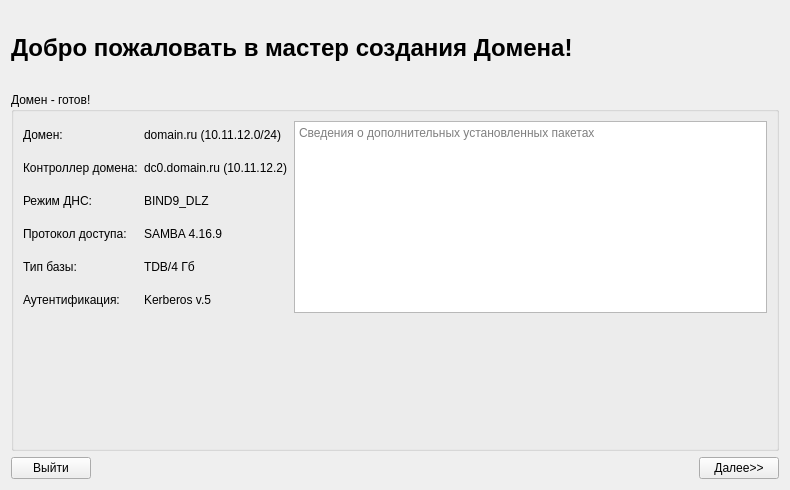
<?xml version="1.0" encoding="UTF-8"?>
<ui version="4.0">
 <class>Form</class>
 <widget class="QWidget" name="Form">
  <property name="geometry">
   <rect>
    <x>0</x>
    <y>0</y>
    <width>790</width>
    <height>490</height>
   </rect>
  </property>
  <property name="windowTitle">
   <string>Form</string>
  </property>
  <layout class="QGridLayout" name="gridLayout_2">
   <item row="0" column="0" colspan="2">
    <widget class="QLabel" name="label_15">
     <property name="sizePolicy">
      <sizepolicy hsizetype="Fixed" vsizetype="Fixed">
       <horstretch>0</horstretch>
       <verstretch>0</verstretch>
      </sizepolicy>
     </property>
     <property name="font">
      <font>
       <pointsize>18</pointsize>
       <weight>75</weight>
       <bold>true</bold>
      </font>
     </property>
     <property name="text">
      <string>Добро пожаловать в мастер создания Домена! </string>
     </property>
     <property name="margin">
      <number>3</number>
     </property>
    </widget>
   </item>
   <item row="0" column="2">
    <widget class="QLabel" name="label_14">
     <property name="sizePolicy">
      <sizepolicy hsizetype="Fixed" vsizetype="Fixed">
       <horstretch>0</horstretch>
       <verstretch>0</verstretch>
      </sizepolicy>
     </property>
     <property name="minimumSize">
      <size>
       <width>75</width>
       <height>75</height>
      </size>
     </property>
     <property name="maximumSize">
      <size>
       <width>50</width>
       <height>50</height>
      </size>
     </property>
     <property name="frameShape">
      <enum>QFrame::NoFrame</enum>
     </property>
     <property name="text">
      <string/>
     </property>
     <property name="pixmap">
      <pixmap>../../../../../Загрузки/Alt_linux_team_logo.png</pixmap>
     </property>
     <property name="scaledContents">
      <bool>true</bool>
     </property>
    </widget>
   </item>
   <item row="1" column="0" colspan="3">
    <widget class="QGroupBox" name="groupBox">
     <property name="sizePolicy">
      <sizepolicy hsizetype="Expanding" vsizetype="Expanding">
       <horstretch>0</horstretch>
       <verstretch>0</verstretch>
      </sizepolicy>
     </property>
     <property name="font">
      <font>
       <weight>50</weight>
       <bold>false</bold>
      </font>
     </property>
     <property name="title">
      <string>Домен - готов!</string>
     </property>
     <layout class="QGridLayout" name="gridLayout">
      <item row="0" column="0">
       <widget class="QLabel" name="label_4">
        <property name="text">
         <string>Домен:</string>
        </property>
       </widget>
      </item>
      <item row="0" column="1">
       <widget class="QLabel" name="label_8">
        <property name="text">
         <string>domain.ru (10.11.12.0/24)</string>
        </property>
       </widget>
      </item>
      <item row="0" column="2" rowspan="6">
       <widget class="QPlainTextEdit" name="plainTextEdit">
        <property name="readOnly">
         <bool>true</bool>
        </property>
        <property name="placeholderText">
         <string>Сведения о дополнительных установленных пакетах</string>
        </property>
       </widget>
      </item>
      <item row="1" column="0">
       <widget class="QLabel" name="label_2">
        <property name="text">
         <string>Контроллер домена:</string>
        </property>
       </widget>
      </item>
      <item row="1" column="1">
       <widget class="QLabel" name="label_9">
        <property name="text">
         <string>dc0.domain.ru (10.11.12.2)</string>
        </property>
       </widget>
      </item>
      <item row="2" column="0">
       <widget class="QLabel" name="label_3">
        <property name="text">
         <string>Режим ДНС:</string>
        </property>
       </widget>
      </item>
      <item row="2" column="1">
       <widget class="QLabel" name="label_10">
        <property name="text">
         <string>BIND9_DLZ</string>
        </property>
       </widget>
      </item>
      <item row="3" column="0">
       <widget class="QLabel" name="label_5">
        <property name="text">
         <string>Протокол доступа:</string>
        </property>
       </widget>
      </item>
      <item row="3" column="1">
       <widget class="QLabel" name="label_11">
        <property name="text">
         <string>SAMBA 4.16.9</string>
        </property>
       </widget>
      </item>
      <item row="4" column="0">
       <widget class="QLabel" name="label_6">
        <property name="text">
         <string>Тип базы:</string>
        </property>
       </widget>
      </item>
      <item row="4" column="1">
       <widget class="QLabel" name="label_12">
        <property name="text">
         <string>TDB/4 Гб</string>
        </property>
       </widget>
      </item>
      <item row="5" column="0">
       <widget class="QLabel" name="label_7">
        <property name="text">
         <string>Аутентификация:</string>
        </property>
       </widget>
      </item>
      <item row="5" column="1">
       <widget class="QLabel" name="label_13">
        <property name="text">
         <string>Kerberos v.5</string>
        </property>
       </widget>
      </item>
      <item row="6" column="0" colspan="3">
       <spacer name="verticalSpacer">
        <property name="orientation">
         <enum>Qt::Vertical</enum>
        </property>
        <property name="sizeHint" stdset="0">
         <size>
          <width>20</width>
          <height>40</height>
         </size>
        </property>
       </spacer>
      </item>
     </layout>
    </widget>
   </item>
   <item row="2" column="0">
    <widget class="QPushButton" name="pushButton_2">
     <property name="text">
      <string>Выйти</string>
     </property>
    </widget>
   </item>
   <item row="2" column="1">
    <spacer name="horizontalSpacer">
     <property name="orientation">
      <enum>Qt::Horizontal</enum>
     </property>
     <property name="sizeHint" stdset="0">
      <size>
       <width>538</width>
       <height>20</height>
      </size>
     </property>
    </spacer>
   </item>
   <item row="2" column="2">
    <widget class="QPushButton" name="pushButton">
     <property name="text">
      <string>Далее&gt;&gt;</string>
     </property>
    </widget>
   </item>
  </layout>
 </widget>
 <resources/>
 <connections/>
</ui>
